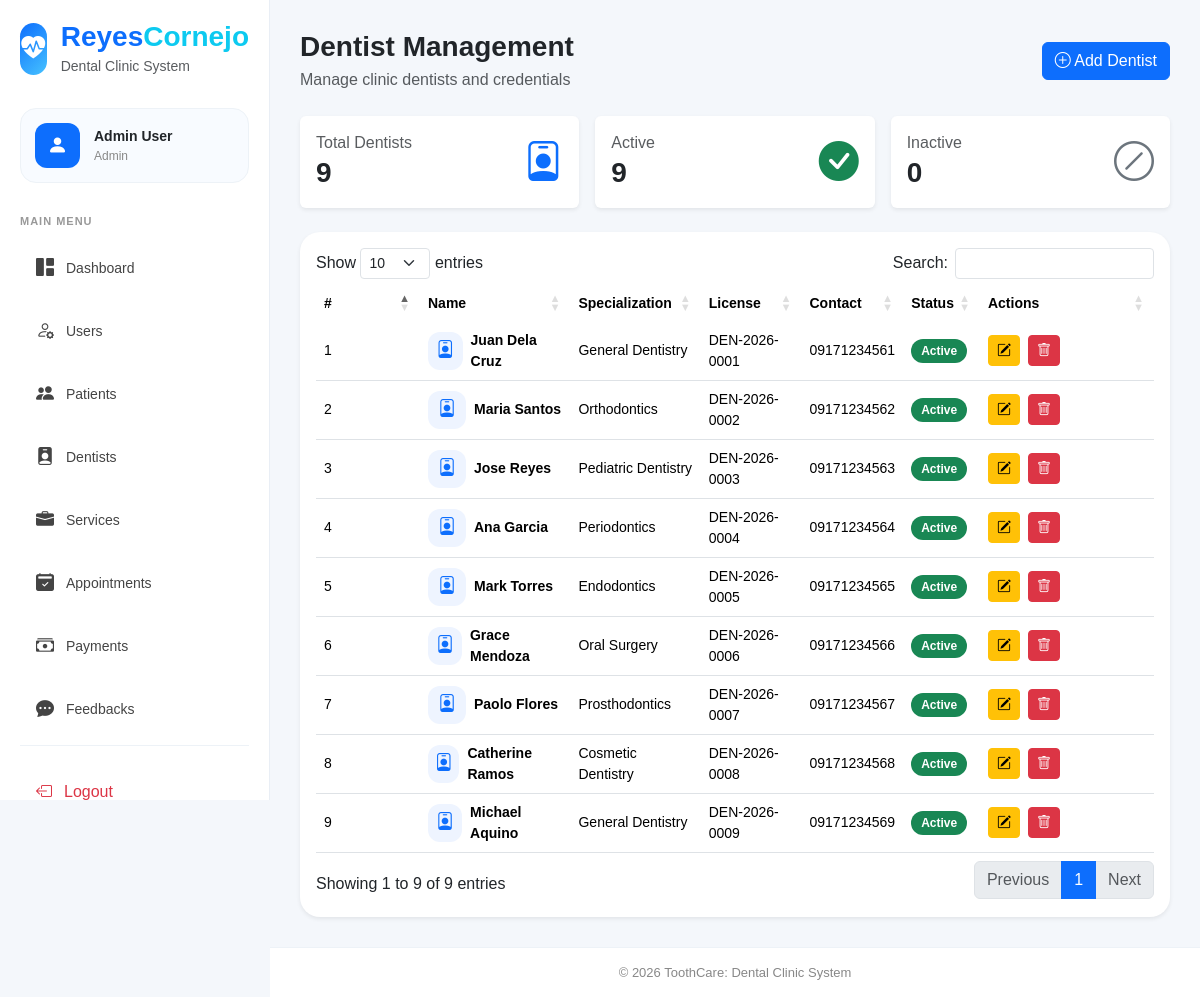
The page /public/admin/dentists/index.php (signed in) on the database its author committed.
### tables this page shows
CREATE TABLE
    dentists (
        id INT AUTO_INCREMENT PRIMARY KEY,
        user_id INT NOT NULL,
        firstname VARCHAR(100) NOT NULL,
        lastname VARCHAR(100) NOT NULL,
        specialization VARCHAR(150) NULL,
        license_number VARCHAR(100) NULL,
        contact VARCHAR(30) NULL,
        email VARCHAR(150) NULL,
        status ENUM ('active', 'inactive') DEFAULT 'active',
        created_at TIMESTAMP DEFAULT CURRENT_TIMESTAMP,
        updated_at TIMESTAMP NULL DEFAULT NULL ON UPDATE CURRENT_TIMESTAMP,
        INDEX idx_dentists_name (firstname, lastname),
        INDEX idx_dentists_user (user_id),
        CONSTRAINT fk_dentists_user FOREIGN KEY (user_id) REFERENCES users (id) ON DELETE CASCADE
    );

### models/Database.php (called while the page is built, shortened)
<?php
class Database {
    protected PDO $conn;
    public function __construct() {
        $this->conn = new PDO(
            'mysql:host=localhost;dbname=toothcare;charset=utf8',
            'root',
            '',
            [
                PDO::ATTR_ERRMODE => PDO::ERRMODE_EXCEPTION,
                PDO::ATTR_DEFAULT_FETCH_MODE => PDO::FETCH_ASSOC
            ]
        );
    }
    protected function fetchAll($sql, $params = []) {
        $stmt = $this->conn->prepare($sql);
        $stmt->execute($params);
        return $stmt->fetchAll();
    }
}

### models/Dentist.php (called while the page is built, shortened)
<?php
class Dentist extends BaseModel {
    public function all() {
        return $this->fetchAll("
            SELECT
                d.*,
                u.id  AS user_id,
                u.name
            FROM dentists d
            INNER JOIN users u ON u.id = d.user_id
            ORDER BY d.id DESC
        ");
    }
}

### public/admin/dentists/index.php (the view, shortened to what this page needs)
<?php
$dentistClass = new Dentist();
$dentists = $dentistClass->all();
$totalDentists = count($dentists);
$activeDentists = count(array_filter($dentists, fn($d) => $d['status'] === 'active'));
$inactiveDentists = $totalDentists - $activeDentists;
?>
<div class="main-wrapper">
    <div class="content">
        <div class="dashboard-header mb-4">
            <div>
                <h3 class="fw-bold mb-1">Dentist Management</h3>
                <p class="text-muted mb-0">Manage clinic dentists and credentials</p>
            </div>
            <a href="<?= PROJECT_BASE ?>admin/dentists/create" class="btn btn-primary">
                <i class="bi bi-plus-circle"></i> Add Dentist
            </a>
        </div>
        <div class="row g-3 mb-4">
            <div class="col-md-4">
                <div class="card border-0 shadow-sm">
                    <div class="card-body d-flex justify-content-between align-items-center">
                        <div>
                            <h6 class="text-muted mb-1">Total Dentists</h6>
                            <h3 class="fw-bold mb-0"><?= $totalDentists ?></h3>
                        </div>
                        <div class="fs-1 text-primary">
                            <i class="bi bi-person-badge"></i>
                        </div>
                    </div>
                </div>
            </div>
            <div class="col-md-4">
                <div class="card border-0 shadow-sm">
                    <div class="card-body d-flex justify-content-between align-items-center">
                        <div>
                            <h6 class="text-muted mb-1">Active</h6>
                            <h3 class="fw-bold mb-0"><?= $activeDentists ?></h3>
                        </div>
                        <div class="fs-1 text-success">
                            <i class="bi bi-check-circle-fill"></i>
                        </div>
                    </div>
                </div>
            </div>
            <div class="col-md-4">
                <div class="card border-0 shadow-sm">
                    <div class="card-body d-flex justify-content-between align-items-center">
                        <div>
                            <h6 class="text-muted mb-1">Inactive</h6>
                            <h3 class="fw-bold mb-0"><?= $inactiveDentists ?></h3>
                        </div>
                        <div class="fs-1 text-secondary">
                            <i class="bi bi-slash-circle"></i>
                        </div>
                    </div>
                </div>
            </div>
        </div>
        <div class="card border-0 shadow-sm dashboard-panel">
            <div class="card-body">
                <div class="table-responsive">
                    <table class="table align-middle small" id="dentistsTable">
                        <thead>
                            <tr>
                                <th width="70">#</th>
                                <th>Name</th>
                                <th>Specialization</th>
                                <th>License</th>
                                <th>Contact</th>
                                <th>Status</th>
                                <th width="140">Actions</th>
                            </tr>
                        </thead>
                        <tbody>
                            <?php foreach ($dentists as $row): ?>
                                <tr>
                                    <td><?= $row['id'] ?></td>
                                    <td>
                                        <div class="d-flex align-items-center gap-2">
                                            <div class="user-avatar-table">
                                                <i class="bi bi-person-badge"></i>
                                            </div>
                                            <div class="fw-semibold">
                                                <?= htmlspecialchars($row['firstname'] . ' ' . $row['lastname']) ?>
                                            </div>
                                        </div>
                                    </td>
                                    <td>
                                        <?= htmlspecialchars($row['specialization'] ?? '-') ?>
                                    </td>
                                    <td>
                                        <?= htmlspecialchars($row['license_number'] ?? '-') ?>
                                    </td>
                                    <td>
                                        <?= htmlspecialchars($row['contact'] ?? '-') ?>
                                    </td>
                                    <td>
                                        <?php if ($row['status'] === 'active'): ?>
                                            <span class="badge bg-success">Active</span>
                                        <?php else: ?>
                                            <span class="badge bg-secondary">Inactive</span>
                                        <?php endif; ?>
                                    </td>
                                    <td>
                                        <div class="d-flex gap-2">
                                            <a href="<?= PROJECT_BASE ?>admin/dentists/edit?id=<?= $row['id'] ?>"
                                                class="btn btn-warning btn-sm">
                                                <i class="bi bi-pencil-square"></i>
                                            </a>
                                            <button
                                                type="button"
                                                class="btn btn-danger btn-sm btn-delete-dentist"
                                                data-id="<?= $row['id'] ?>"
                                                data-name="<?= htmlspecialchars($row['firstname'] . ' ' . $row['lastname']) ?>">
                                                <i class="bi bi-trash"></i>
                                            </button>
                                        </div>
                                    </td>
                                </tr>
                            <?php endforeach; ?>
                        </tbody>
                    </table>
                </div>
            </div>
        </div>
    </div>

### public/assets/css/layout.css (style rules this page uses)
body { margin: 0; background: #f4f7fb; font-family: Arial, sans-serif; }
.main-wrapper { margin-left: 270px; min-height: 100vh; display: flex; flex-direction: column; }
.content { flex: 1; padding: 30px; }

### public/assets/css/dashboard.css (style rules this page uses)
.dashboard-header { display: flex; justify-content: space-between; align-items: center; gap: 15px; }
.dashboard-panel { border-radius: 20px; }

### public/admin/dentists/index.php (style rules this page uses)
.user-avatar-table { width: 38px; height: 38px; border-radius: 12px; background: #eef4ff; color: #0d6efd; display: flex; align-items: center; justify-content: center; font-size: 18px; }
table.dataTable thead th { border-bottom: none !important; }
.badge { font-size: 12px; padding: 6px 10px; border-radius: 20px; }

### rows shown on the page
dentists: id "9", firstname+lastname "Michael Aquino", specialization "General Dentistry", license_number "DEN-2026-0009", contact "09171234569", status "Active"
dentists: id "8", firstname+lastname "Catherine Ramos", specialization "Cosmetic Dentistry", license_number "DEN-2026-0008", contact "09171234568", status "Active"
dentists: id "7", firstname+lastname "Paolo Flores", specialization "Prosthodontics", license_number "DEN-2026-0007", contact "09171234567", status "Active"
dentists: id "6", firstname+lastname "Grace Mendoza", specialization "Oral Surgery", license_number "DEN-2026-0006", contact "09171234566", status "Active"
dentists: id "5", firstname+lastname "Mark Torres", specialization "Endodontics", license_number "DEN-2026-0005", contact "09171234565", status "Active"
dentists: id "4", firstname+lastname "Ana Garcia", specialization "Periodontics", license_number "DEN-2026-0004", contact "09171234564", status "Active"
dentists: id "3", firstname+lastname "Jose Reyes", specialization "Pediatric Dentistry", license_number "DEN-2026-0003", contact "09171234563", status "Active"
dentists: id "2", firstname+lastname "Maria Santos", specialization "Orthodontics", license_number "DEN-2026-0002", contact "09171234562", status "Active"
dentists: id "1", firstname+lastname "Juan Dela Cruz", specialization "General Dentistry", license_number "DEN-2026-0001", contact "09171234561", status "Active"

### other values the page prints
BRAND_NAME_FIRST "Reyes"
BRAND_NAME_SECOND "Cornejo"
$user['name'] "Admin User"
$role "Admin"
$title "Dashboard"
$title "Users"
$title "Patients"
$title "Dentists"
$title "Services"
$title "Appointments"
$title "Payments"
$title "Feedbacks"
$totalDentists "9"
$activeDentists "9"
$inactiveDentists "0"
